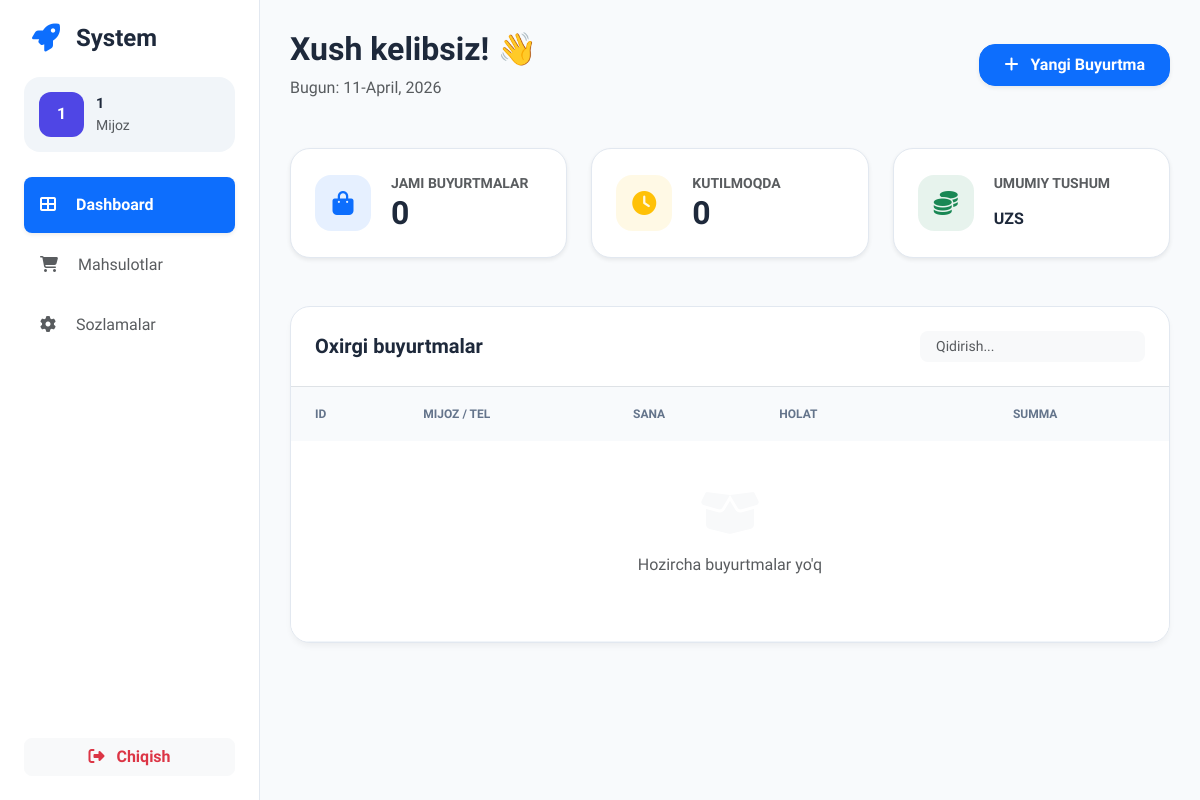
The app's page /apps/dashboard/ (signed in), older data.
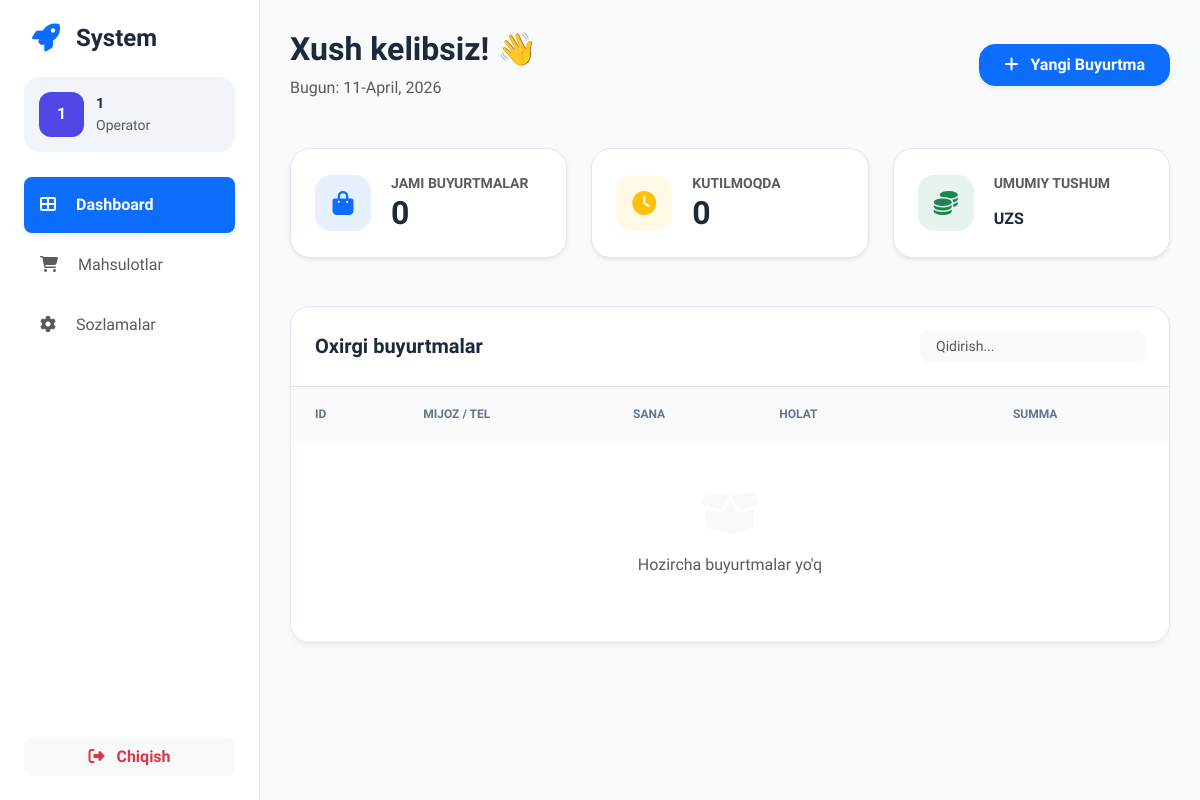
The same page, newer data.
### apps/models.py (models this page shows, shortened)
class Users(AbstractUser):
    class UserTypeChoice(models.TextChoices):
        ADMIN = 'admin', 'Admin'
        CLIENT = 'client', 'Mijoz'
        OPERATOR = 'operator', 'Operator'
    avatar = models.ImageField(upload_to='avatar/', blank=True, null=True)
    banner = models.ImageField(upload_to='banner/', blank=True, null=True)
    intro = models.CharField(max_length=500, blank=True, null=True)
    user_type = models.CharField(
        max_length=30,
        choices=UserTypeChoice.choices,
        default=UserTypeChoice.CLIENT
    )

### apps/views.py (the view)
# urls.py: path('dashboard/', dashboard_view, name='dashboard'),
@login_required
def dashboard_view(request):
    user_type = getattr(request.user, 'user_type', 'customer')
    if user_type in ['admin', 'operator']:
        orders = Order.objects.all().order_by('-created_at')
    else:
        orders = Order.objects.filter(user=request.user).order_by('-created_at')
    total_orders = orders.count()
    new_orders = orders.filter(is_status='pending').count()
    total_revenue = sum(order.total_order_price for order in orders)
    context = {
        'order_list': orders,
        'total_count': total_orders,
        'new_count': new_orders,
        'total_revenue': total_revenue,
    }
    return render(request, 'order/dashboard.html', context)

### templates/order/dashboard.html (shortened to what the changed rows need)
<!DOCTYPE html>
<html lang="uz">
<head>
    <link href="https://cdn.jsdelivr.net/npm/bootstrap@5.3.0/dist/css/bootstrap.min.css" rel="stylesheet">
    <link rel="stylesheet" href="https://cdnjs.cloudflare.com/ajax/libs/font-awesome/6.4.0/css/all.min.css">
</head>
<body>
    <div class="sidebar">
        <div class="user-profile">
            {% if request.user.avatar %}
                <img src="{{ request.user.avatar.url }}" class="user-avatar">
            {% else %}
                <div class="avatar-placeholder">{{ request.user.username|slice:":1"|upper }}</div>
            {% endif %}
            <div class="overflow-hidden">
                <div class="fw-bold text-truncate" style="font-size: 0.9rem;">{{ request.user.get_full_name|default:request.user.username }}</div>
                <div class="text-muted small">{{ request.user.get_user_type_display }}</div>
            </div>
        </div>
    </div>
    <div class="main-content">
        <div class="row align-items-center mb-5">
            <div class="col">
                <h2 class="fw-bold">Xush kelibsiz! 👋</h2>
            </div>
        </div>
        <div class="row g-4 mb-5">
            <div class="col-md-4">
                <div class="stat-card shadow-sm">
                    <div>
                        <h2 class="fw-bold mb-0">{{ total_count }}</h2>
                    </div>
                </div>
            </div>
            <div class="col-md-4">
                <div class="stat-card shadow-sm">
                    <div>
                        <h2 class="fw-bold mb-0">{{ new_count }}</h2>
                    </div>
                </div>
            </div>
            <div class="col-md-4">
                <div class="stat-card shadow-sm">
                    <div>
                        <h2 class="fw-bold mb-0"> <small class="fs-6">UZS</small></h2>
                    </div>
                </div>
            </div>
        </div>
        <div class="order-card">
            <div class="table-responsive">
                <table class="table mb-0">
                    <thead>
                        <tr>
                            <th>ID</th>
                            <th>Mijoz / Tel</th>
                            <th>Sana</th>
                            <th>Holat</th>
                            <th class="text-end">Summa</th>
                            <th></th>
                        </tr>
                    </thead>
                </table>
            </div>
        </div>
    </div>
</body>
</html>

Row changes from the older to the newer data that the page shows:
changed Users: user.user_type "Mijoz" → "Operator"
